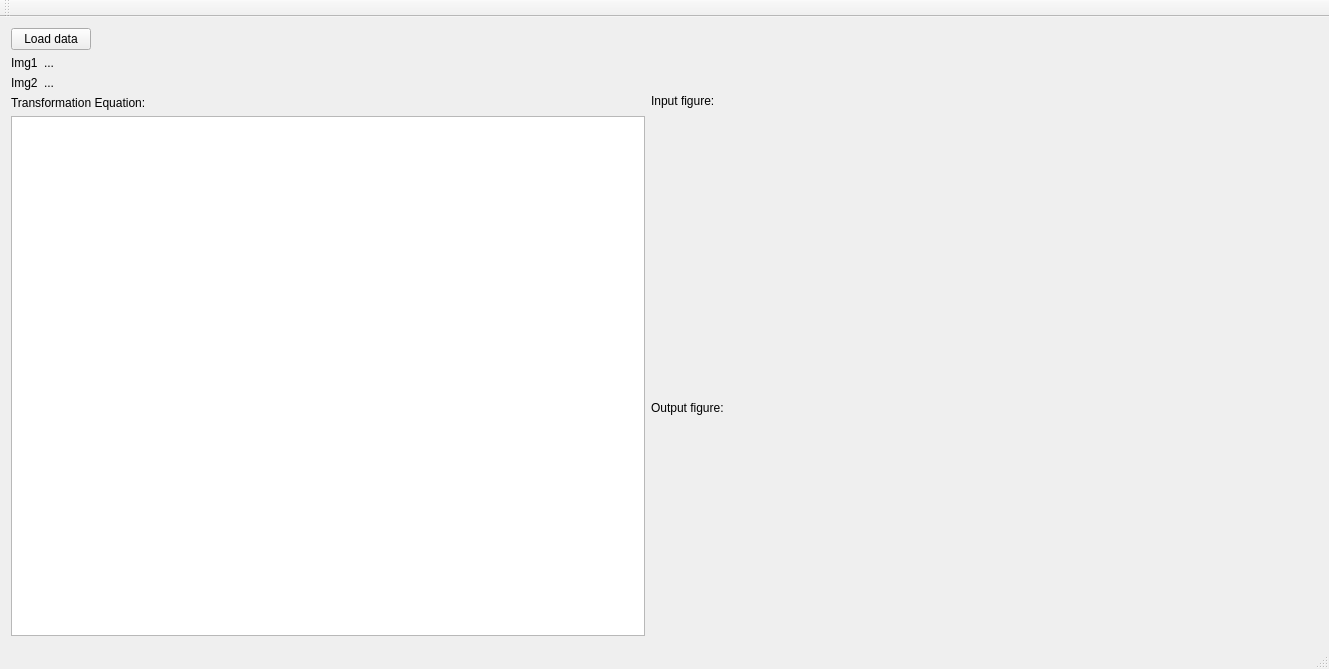
<?xml version="1.0" encoding="UTF-8"?>
<ui version="4.0">
 <class>MainWindow</class>
 <widget class="QMainWindow" name="MainWindow">
  <property name="geometry">
   <rect>
    <x>0</x>
    <y>0</y>
    <width>1329</width>
    <height>669</height>
   </rect>
  </property>
  <property name="windowTitle">
   <string>Simple Transformation Finder</string>
  </property>
  <widget class="QWidget" name="centralWidget">
   <layout class="QFormLayout" name="formLayout_5">
    <item row="0" column="0">
     <layout class="QFormLayout" name="formLayout">
      <item row="0" column="0">
       <layout class="QVBoxLayout" name="verticalLayout_3">
        <item>
         <layout class="QFormLayout" name="formLayout_2">
          <item row="0" column="0">
           <widget class="QPushButton" name="readButton1">
            <property name="text">
             <string>Load data</string>
            </property>
           </widget>
          </item>
          <item row="0" column="1">
           <spacer name="horizontalSpacer">
            <property name="orientation">
             <enum>Qt::Horizontal</enum>
            </property>
            <property name="sizeHint" stdset="0">
             <size>
              <width>548</width>
              <height>20</height>
             </size>
            </property>
           </spacer>
          </item>
         </layout>
        </item>
        <item>
         <layout class="QFormLayout" name="formLayout_3">
          <item row="0" column="0">
           <widget class="QLabel" name="label1">
            <property name="text">
             <string>Img1</string>
            </property>
           </widget>
          </item>
          <item row="0" column="1">
           <widget class="QLabel" name="path1">
            <property name="baseSize">
             <size>
              <width>500</width>
              <height>0</height>
             </size>
            </property>
            <property name="text">
             <string>...</string>
            </property>
           </widget>
          </item>
         </layout>
        </item>
        <item>
         <layout class="QFormLayout" name="formLayout_4">
          <item row="0" column="0">
           <widget class="QLabel" name="label2">
            <property name="text">
             <string>Img2</string>
            </property>
           </widget>
          </item>
          <item row="0" column="1">
           <widget class="QLabel" name="path2">
            <property name="minimumSize">
             <size>
              <width>500</width>
              <height>0</height>
             </size>
            </property>
            <property name="text">
             <string>...</string>
            </property>
           </widget>
          </item>
         </layout>
        </item>
        <item>
         <layout class="QVBoxLayout" name="verticalLayout">
          <item>
           <widget class="QLabel" name="header1">
            <property name="text">
             <string>Transformation Equation:</string>
            </property>
           </widget>
          </item>
          <item>
           <widget class="QTextBrowser" name="textBrowser">
            <property name="minimumSize">
             <size>
              <width>0</width>
              <height>500</height>
             </size>
            </property>
           </widget>
          </item>
         </layout>
        </item>
       </layout>
      </item>
      <item row="0" column="1">
       <layout class="QVBoxLayout" name="verticalLayout_2">
        <item>
         <widget class="QLabel" name="label">
          <property name="text">
           <string>Input figure:</string>
          </property>
         </widget>
        </item>
        <item>
         <widget class="QLabel" name="draw1">
          <property name="minimumSize">
           <size>
            <width>150</width>
            <height>150</height>
           </size>
          </property>
          <property name="text">
           <string/>
          </property>
         </widget>
        </item>
        <item>
         <widget class="QLabel" name="label_2">
          <property name="text">
           <string>Output figure:</string>
          </property>
         </widget>
        </item>
        <item>
         <widget class="QLabel" name="draw2">
          <property name="minimumSize">
           <size>
            <width>150</width>
            <height>150</height>
           </size>
          </property>
          <property name="baseSize">
           <size>
            <width>0</width>
            <height>0</height>
           </size>
          </property>
          <property name="text">
           <string/>
          </property>
         </widget>
        </item>
       </layout>
      </item>
     </layout>
    </item>
   </layout>
   <zorder>draw1</zorder>
   <zorder>draw2</zorder>
   <zorder>draw2</zorder>
   <zorder>draw2</zorder>
  </widget>
  <widget class="QMenuBar" name="menuBar">
   <property name="geometry">
    <rect>
     <x>0</x>
     <y>0</y>
     <width>1329</width>
     <height>21</height>
    </rect>
   </property>
  </widget>
  <widget class="QToolBar" name="mainToolBar">
   <attribute name="toolBarArea">
    <enum>TopToolBarArea</enum>
   </attribute>
   <attribute name="toolBarBreak">
    <bool>false</bool>
   </attribute>
  </widget>
  <widget class="QStatusBar" name="statusBar"/>
 </widget>
 <layoutdefault spacing="6" margin="11"/>
 <resources/>
 <connections/>
</ui>
